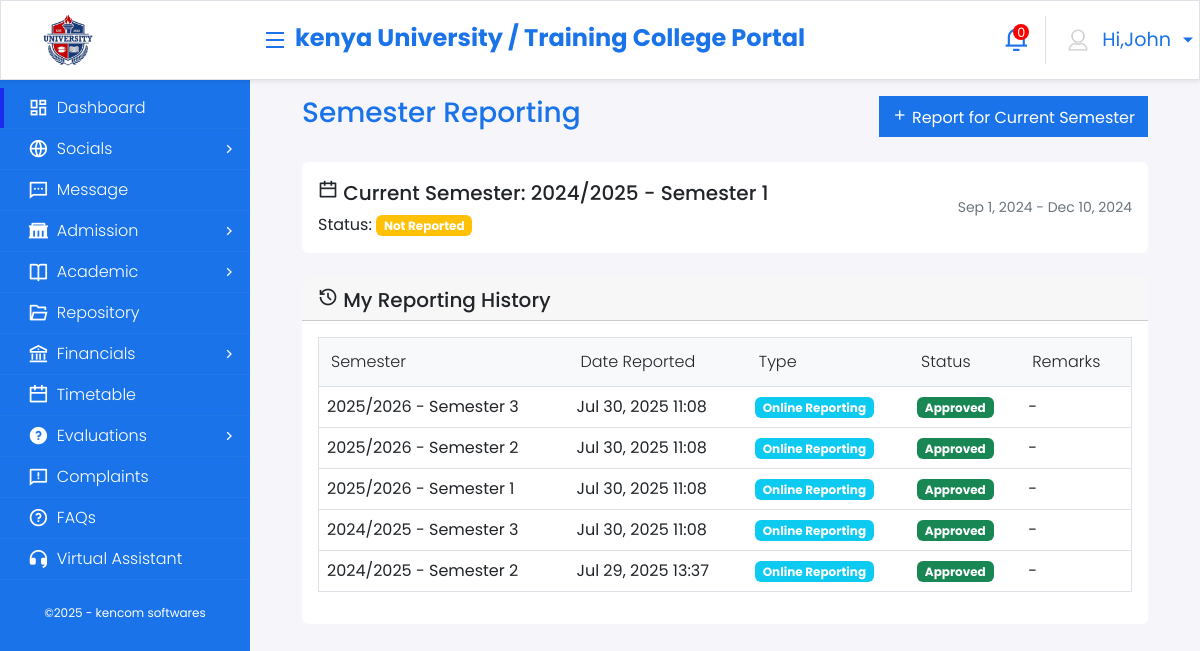
/reporting/ (signed in), run on an earlier commit of the app's database.
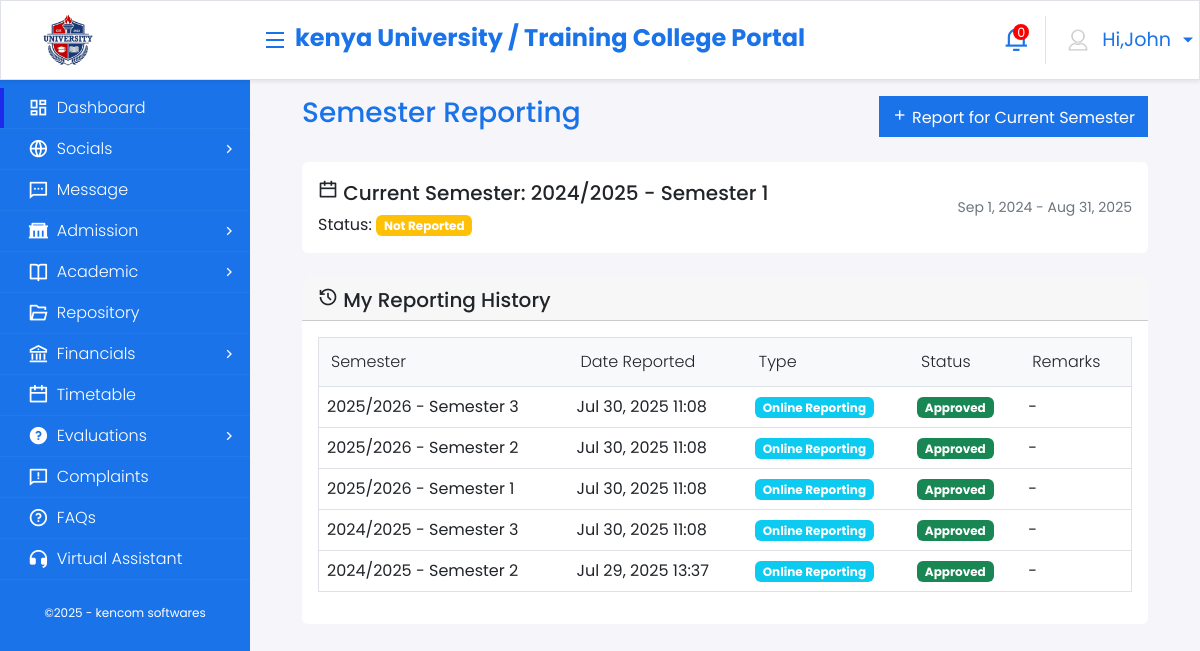
And on a later commit of the database.
### core_application/models.py (models this page shows, shortened)
class User(AbstractUser):
    GENDER_CHOICES = (
        ('male', 'Male'),
        ('female', 'Female'),
        ('other', 'Other'),
    )
    USER_TYPES = (
        ('admin', 'Admin'),
        ('student', 'Student'),
        ('lecturer', 'Lecturer'),
        ('professor', 'Professor'),
        ('staff', 'Staff'),
        ('registrar', 'Registrar'),
        ('dean', 'Dean'),
        ('hod', 'Head of Department'),
    )
    username = models.CharField(
        max_length=150,
        unique=True,
        validators=[
            RegexValidator(
                regex=r'^[\w.@+\-/]+$',
                message="Username can contain letters, numbers, @, ., +, -, _, and / characters only."
            )
        ],
        help_text="Required. 150 characters or fewer. Letters, digits and @/./+/-/_/ allowed."
    )
    user_type = models.CharField(max_length=20, choices=USER_TYPES)
    phone = models.CharField(max_length=15, blank=True)
    address = models.TextField(blank=True)
    gender = models.CharField(max_length=10, choices=GENDER_CHOICES, blank=True)
    date_of_birth = models.DateField(null=True, blank=True)
    profile_picture = models.ImageField(upload_to='profiles/', null=True, blank=True)
    national_id = models.CharField(max_length=20, unique=True, null=True, blank=True)
    is_active = models.BooleanField(default=True)
    created_at = models.DateTimeField(auto_now_add=True)
    updated_at = models.DateTimeField(auto_now=True)

class Semester(models.Model):
    academic_year = models.ForeignKey(AcademicYear, on_delete=models.CASCADE, related_name='semesters')
    semester_number = models.IntegerField(validators=[MinValueValidator(1), MaxValueValidator(3)])
    start_date = models.DateField()
    end_date = models.DateField()
    registration_start_date = models.DateField()
    registration_end_date = models.DateField()
    is_current = models.BooleanField(default=False)
    class Meta:
        unique_together = ['academic_year', 'semester_number']
        ordering = ['academic_year', 'semester_number']
    def __str__(self):
        return f"{self.academic_year.year} - Semester {self.semester_number}"

class AcademicYear(models.Model):
    year = models.CharField(max_length=10, unique=True)  # e.g., "2024/2025"
    start_date = models.DateField()
    end_date = models.DateField()
    is_current = models.BooleanField(default=False)

class StudentReporting(models.Model):
    REPORTING_TYPES = (
        ('online', 'Online Reporting'),
        ('physical', 'Physical Reporting'),
    )
    STATUS_CHOICES = (
        ('pending', 'Pending'),
        ('approved', 'Approved'),
        ('rejected', 'Rejected'),
    )
    student = models.ForeignKey(Student, on_delete=models.CASCADE)
    semester = models.ForeignKey(Semester, on_delete=models.CASCADE)
    reporting_type = models.CharField(max_length=10, choices=REPORTING_TYPES, default='online')
    reporting_date = models.DateTimeField(auto_now_add=True)
    remarks = models.TextField(blank=True, null=True)
    status = models.CharField(max_length=10, choices=STATUS_CHOICES, default='pending')
    processed_by = models.ForeignKey(User, on_delete=models.SET_NULL, null=True, blank=True)
    processed_date = models.DateTimeField(null=True, blank=True)
    class Meta:
        unique_together = ('student', 'semester')
        ordering = ['-reporting_date']

### core_application/views.py (the view, shortened to what this page needs)
# urls.py: path('reporting/', views.student_reporting, name='student_reporting'),
@login_required
def student_reporting(request):
    student = get_object_or_404(Student, user=request.user)
    current_semester = Semester.objects.filter(is_current=True).first()
    reports = StudentReporting.objects.filter(student=student).order_by('-reporting_date')
    has_reported = False
    if current_semester:
        has_reported = StudentReporting.objects.filter(
            student=student,
            semester=current_semester
        ).exists()
    context = {
        'student': student,
        'current_semester': current_semester,
        'reports': reports,
        'has_reported': has_reported,
    }
    return render(request, 'student/student_reporting.html', context)

### templates/student/student_reporting.html (shortened to what this page needs)
{% extends 'base.html' %}
{% block content %}
<div class="container onprintContainer">
    <div class="row mt-3">
        <div class="col-md-12 d-flex justify-content-between align-items-center">
            <h3 class="primary-text">Semester Reporting</h3>
            {% if not has_reported and current_semester %}
                <button class="btn primary-btn" data-bs-toggle="modal" data-bs-target="#reportModal">
                    <i class="ri-add-line"></i> Report for Current Semester
                </button>
            {% endif %}
        </div>
    </div>
    {% if current_semester %}
    <div class="row mt-4">
        <div class="col-md-12">
            <div class="card {% if has_reported %}bg-light-success{% else %}bg-light-warning{% endif %}">
                <div class="card-body">
                    <div class="d-flex justify-content-between align-items-center">
                        <div>
                            <h5 class="card-title">
                                <i class="ri-calendar-line"></i>
                                Current Semester: {{ current_semester }}
                            </h5>
                            <p class="card-text mb-0">
                                Status:
                                <span class="badge bg-{% if has_reported %}success{% else %}warning{% endif %}">
                                    {% if has_reported %}Reported{% else %}Not Reported{% endif %}
                                </span>
                            </p>
                        </div>
                        <div class="text-end">
                            <small class="text-muted">
                                {{ current_semester.start_date|date:"M j, Y" }} - {{ current_semester.end_date|date:"M j, Y" }}
                            </small>
                        </div>
                    </div>
                </div>
            </div>
        </div>
    </div>
    {% endif %}
    <div class="row mt-4">
        <div class="col-md-12">
            <div class="card">
                <div class="card-header">
                    <h5 class="card-title mb-0">
                        <i class="ri-history-line"></i>
                        My Reporting History
                    </h5>
                </div>
                <div class="card-body">
                    {% if reports %}
                    <div class="table-responsive">
                        <table class="table table-hover">
                            <thead>
                                <tr>
                                    <th>Semester</th>
                                    <th>Date Reported</th>
                                    <th>Type</th>
                                    <th>Status</th>
                                    <th>Remarks</th>
                                </tr>
                            </thead>
                            <tbody>
                                {% for report in reports %}
                                <tr>
                                    <td>{{ report.semester }}</td>
                                    <td>{{ report.reporting_date|date:"M j, Y H:i" }}</td>
                                    <td>
                                        <span class="badge bg-{% if report.reporting_type == 'online' %}info{% else %}primary{% endif %}">
                                            {{ report.get_reporting_type_display }}
                                        </span>
                                    </td>
                                    <td>
                                        <span class="badge bg-{% if report.status == 'approved' %}success{% elif report.status == 'rejected' %}danger{% else %}warning{% endif %}">
                                            {{ report.get_status_display }}
                                        </span>
                                    </td>
                                    <td>{{ report.remarks|default:"-" }}</td>
                                </tr>
                                {% endfor %}
                            </tbody>
                        </table>
                    </div>
                    {% else %}
                    <div class="alert alert-info">
                        <i class="ri-information-line"></i>
                        No reporting history found.
                    </div>
                    {% endif %}
                </div>
            </div>
        </div>
    </div>
</div>
{% endblock %}

### templates/base.html (shortened to what this page needs)
{% load static %}
<!DOCTYPE html>
<html lang="en">
<head>
    <link href="https://cdn.jsdelivr.net/npm/bootstrap@5.2.0/dist/css/bootstrap.min.css" rel="stylesheet"
>
    <link href="https://cdn.jsdelivr.net/npm/remixicon@2.2.0/fonts/remixicon.css" rel="stylesheet">
    <link rel="stylesheet" href="https://cdnjs.cloudflare.com/ajax/libs/font-awesome/6.1.1/css/all.min.css"
 />
    <link rel="stylesheet" href="https://maxcdn.bootstrapcdn.com/font-awesome/4.7.0/css/font-awesome.min.css">
    <link rel="stylesheet" href="https://cdn.jsdelivr.net/npm/bootstrap-icons@1.3.0/font/bootstrap-icons.css">
    <link href="https://cdn.datatables.net/1.12.1/css/dataTables.bootstrap5.min.css" rel="stylesheet" />
    <link href="https://cdnjs.cloudflare.com/ajax/libs/toastr.js/latest/css/toastr.min.css" rel="stylesheet" />
    <link rel="stylesheet" href="https://cdnjs.cloudflare.com/ajax/libs/chosen/1.8.7/chosen.min.css">
    <link rel="stylesheet" href="https://cdnjs.cloudflare.com/ajax/libs/select2/4.0.13/css/select2.min.css" />
    <link rel="stylesheet" href="{% static 'Settings.css' %}" />
    <link rel="stylesheet" href="{% static 'main.css' %}" />
    <link rel="stylesheet" href="{% static 'site.css' %}" />
    <link rel="stylesheet" href="{% static 'customstepper.css' %}" />
    <link href="https://cdn.jsdelivr.net/npm/bootstrap-icons@1.10.5/font/bootstrap-icons.css" rel="stylesheet">
</head>
<body>
    <nav class="navbar navbar-expand-lg navbar-light bg-white border shadow-sm">
        <div class="container-fluid">
            <div class="d-flex justify-content-between">
                <div class="d-flex align-items-center">
                    <img class="navbar-brand" src="{% static 'logo.png'%}" />
                    <i class="ri-menu-fill menu-top primary-text top" id="menuToggle"></i>
                </div>
            </div>
            <div class="mb-lg-0 text-center ms-2 my-1 institutionbrand">
                    <h4 class="d-flex justify-content-start primary-text fw-bold">kenya University / Training College Portal</h4>
            </div>
            <ul class="navbar-nav ms-auto mb-2 mb-lg-0">
                <li class="nav-item dropdown notification">
                    <a class="nav-link dropdown-toggle primary-text notifyIcon" href="#" id="navbarDropdown" role="button" data-bs-toggle="dropdown" aria-expanded="false">
                        <div class="text-white text-center"><span>0</span></div>
                    </a>
                </li>
                <li class="nav-item dropdown border-start">
                    <a class="nav-link dropdown-toggle primary-text profile" href="#" id="navbarProfile" role="button" data-bs-toggle="dropdown" aria-expanded="false">
                        <div class="d-flex align-items-center">
                            <img src="{% static 'avatar2.png'%}"  /> <span class="ms-2 salutation" id="salutation">Hi,{{request.user.first_name}} </span>
                        </div>
                    </a>
                </li>
            </ul>
        </div>
    </nav>
    <nav class="sidenav">
        <ul class="menu">
            <li class="menu-link active" id="dashboard">
                <a class="menu_sub" href="{% url 'student_dashboard'%}"> <i class="ri-dashboard-line"></i> <span>Dashboard</span></a>
            </li>
            <li class="menu-link" id="socials">
                <a href="javascript:void(0);" class="menu_sub">
                    <i class="ri-global-line"></i>
                    <span>Socials</span>
                    <i class="dropdown-caret ri-arrow-right-s-line"></i>
                </a>
            </li>
            <li class="menu-link messDiv" id="message">
                <a class="menu_sub" href="#">
                    <i class="ri-message-2-line"></i>
                    <span>Message</span>
                </a>
            </li>
            <li class="menu-link" id="admission">
                <a href="javascript:void(0);" class="menu_sub">
                    <i class="ri-government-fill"></i>
                    <span>Admission</span>
                    <i class="dropdown-caret ri-arrow-right-s-line"></i>
                </a>
            </li>
            <li class="menu-link" id="academic">
                <a href="javascript:void(0);" class="menu_sub">
                    <i class="ri-book-open-line"></i>
                    <span>Academic</span>
                    <i class="dropdown-caret ri-arrow-right-s-line"></i>
                </a>
            </li>
            <li class="menu-link" id="repository">
                <a class="menu_sub" href="#">
                    <i class="ri-folder-open-line"></i>
                    <span>Repository</span>
                </a>
            </li>
            <li class="menu-link" id="financials">
                <a class="menu_sub" href="#">
                    <i class="ri-bank-line"></i>
                    <span>Financials</span>
                    <i class="dropdown-caret ri-arrow-right-s-line"></i>
                </a>
            </li>
            <li class="menu-link" id="timetable">
                <a class="menu_sub" href="#">
                    <i class="ri-calendar-line"></i>
                    <span>Timetable</span>
                </a>
            </li>
            <li class="menu-link" id="evaluation">
                <a href="#" class="menu_sub">
                    <i class="ri-question-fill"></i>
                    <span>Evaluations</span>
                    <i class="dropdown-caret ri-arrow-right-s-line"></i>
                </a>
            </li>
            <li class="menu-link" id="complaints">
                <a class="menu_sub" href="{% url 'student_comments'%}">
                    <i class="ri-feedback-line"></i>
                    <span>Complaints</span>
                </a>
            </li>
            <li class="menu-link" id="faqs">
                <a class="menu_sub" href="{% url 'faqs'%}">
                    <i class="ri-question-line"></i>
                    <span>FAQs</span>
                </a>
            </li>
            <li class="menu-link" id="virtual">
                <a class="menu_sub" href="{% url 'virtual_assistant'%}">
                    <i class="ri-customer-service-fill"></i>
                    <span>Virtual Assistant</span>
                </a>
            </li>
        </ul>
        <div class="brand-footer">
            <span>©2025 - kencom softwares</span>
        </div>
    </nav>
    <main role="main" class="pb-3">
        {% block content %}
        {% endblock %}
    </main>
</body>
</html>

What changed in the data, as far as the page shows it:
changed Semester: end_date "Dec 10, 2024" → "Aug 31, 2025"
